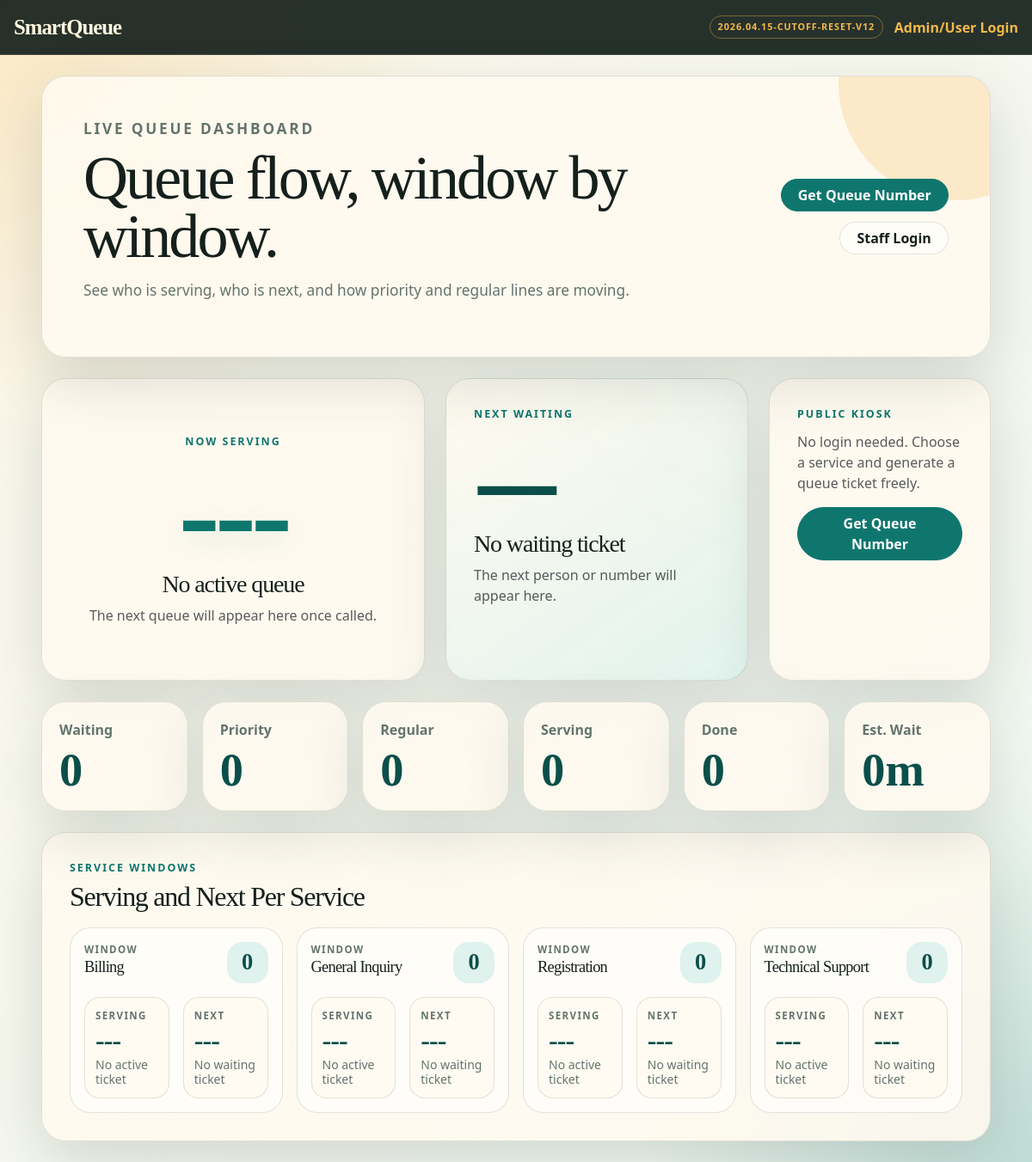
The page / on the database its author committed.
### tables this page shows
CREATE TABLE IF NOT EXISTS services (
    id INT AUTO_INCREMENT PRIMARY KEY,
    service_name VARCHAR(120) NOT NULL UNIQUE,
    status ENUM('active', 'inactive') NOT NULL DEFAULT 'active',
    created_at TIMESTAMP NOT NULL DEFAULT CURRENT_TIMESTAMP,
    updated_at TIMESTAMP NOT NULL DEFAULT CURRENT_TIMESTAMP ON UPDATE CURRENT_TIMESTAMP
);

### functions.php (called while the page is built, shortened)
<?php
function isLoggedIn() {
    return isset($_SESSION['user_id']);
}
function e($value) {
    return htmlspecialchars((string) $value, ENT_QUOTES, 'UTF-8');
}
function asset($path) {
    return $path . '?v=' . rawurlencode(SMARTQUEUE_VERSION);
}
function getSetting($conn, $key, $default = null) {
    $allowed = ['avg_service_time', 'queue_open_time', 'queue_cutoff_time', 'daily_reset_time', 'last_daily_reset_date'];
    $result = $conn->query("SELECT {$key} FROM settings WHERE id = 1 LIMIT 1");
    $row = $result->fetch_assoc();
    return $row[$key] ?? $default;
}
function getCurrentServing($conn) {
    $result = $conn->query("SELECT q.*, s.service_name FROM queue q LEFT JOIN services s ON q.service_id = s.id WHERE q.status = 'serving' AND q.archived_at IS NULL ORDER BY q.served_at ASC, q.id ASC LIMIT 1");
    return $result ? $result->fetch_assoc() : null;
}
function getWaitingCount($conn) {
    $result = $conn->query("SELECT COUNT(*) AS total FROM queue WHERE status = 'waiting' AND archived_at IS NULL");
    $row = $result ? $result->fetch_assoc() : ['total' => 0];
    return (int) ($row['total'] ?? 0);
}
function getNextWaiting($conn, $serviceId = null) {
    if ($serviceId !== null) {
        $stmt = $conn->prepare("SELECT q.*, s.service_name FROM queue q LEFT JOIN services s ON q.service_id = s.id WHERE q.status = 'waiting' AND q.archived_at IS NULL AND q.service_id = ? ORDER BY q.priority_type = 'priority' DESC, q.id ASC LIMIT 1");
        $stmt->bind_param('i', $serviceId);
        $stmt->execute();
        return $stmt->get_result()->fetch_assoc();
    }
    $result = $conn->query("SELECT q.*, s.service_name FROM queue q LEFT JOIN services s ON q.service_id = s.id WHERE q.status = 'waiting' AND q.archived_at IS NULL ORDER BY q.priority_type = 'priority' DESC, q.id ASC LIMIT 1");
    return $result ? $result->fetch_assoc() : null;
}
function getWaitingQueuesByPriority($conn, $priorityType, $limit = 50) {
    $limit = max(1, min(100, (int) $limit));
    $stmt = $conn->prepare("SELECT q.*, s.service_name FROM queue q LEFT JOIN services s ON q.service_id = s.id WHERE q.status = 'waiting' AND q.archived_at IS NULL AND q.priority_type = ? ORDER BY q.id ASC LIMIT {$limit}");
    $stmt->bind_param('s', $priorityType);
    $stmt->execute();
    return $stmt->get_result()->fetch_all(MYSQLI_ASSOC);
}
function getServiceWindows($conn) {
    $services = [];
    $result = $conn->query("SELECT id, service_name, status FROM services WHERE status = 'active' ORDER BY service_name ASC");
    while ($service = $result->fetch_assoc()) {
        $serviceId = (int) $service['id'];
        $servingStmt = $conn->prepare("SELECT q.* FROM queue q WHERE q.service_id = ? AND q.status = 'serving' AND q.archived_at IS NULL ORDER BY q.served_at ASC, q.id ASC LIMIT 1");
        $waitingStmt = $conn->prepare("SELECT COUNT(*) AS total FROM queue WHERE service_id = ? AND status = 'waiting' AND archived_at IS NULL");
        $next = getNextWaiting($conn, $serviceId);
        $serving = null;
        $waitingTotal = 0;
        if ($servingStmt) {
            $servingStmt->bind_param('i', $serviceId);
            $servingStmt->execute();
            $serving = $servingStmt->get_result()->fetch_assoc();
        }
        if ($waitingStmt) {
            $waitingStmt->bind_param('i', $serviceId);
            $waitingStmt->execute();
            $row = $waitingStmt->get_result()->fetch_assoc();
            $waitingTotal = (int) ($row['total'] ?? 0);
        }
        $services[] = [
            'id' => $serviceId,
            'service_name' => $service['service_name'],
            'serving' => $serving,
            'next' => $next,
            'waiting_total' => $waitingTotal,
        ];
    }
    return $services;
}
function getEstimatedTime($conn) {
    $avg = (int) getSetting($conn, 'avg_service_time', 5);
    return getWaitingCount($conn) * max(1, $avg);
}
function getQueueCounts($conn) {
    $counts = ['waiting' => 0, 'serving' => 0, 'done' => 0, 'cancelled' => 0];
    $result = $conn->query("SELECT status, COUNT(*) AS total FROM queue WHERE archived_at IS NULL GROUP BY status");
    return $counts;
}

### index.php (the view, shortened to what this page needs)
<?php
include 'config.php';
include 'functions.php';
$currentServing = getCurrentServing($conn);
$nextWaiting = getNextWaiting($conn);
$waitingCount = getWaitingCount($conn);
$estimatedTime = getEstimatedTime($conn);
$counts = getQueueCounts($conn);
$role = $_SESSION['role'] ?? 'user';
$isStaff = isLoggedIn() && in_array($role, ['admin', 'operator'], true);
$userQueue = (isLoggedIn() && !$isStaff) ? getUserActiveQueue($conn, (int) $_SESSION['user_id']) : null;
$priorityCount = count(getWaitingQueuesByPriority($conn, 'priority', 100));
$regularCount = count(getWaitingQueuesByPriority($conn, 'regular', 100));
$serviceWindows = getServiceWindows($conn);
?>
<!DOCTYPE html>
<html lang="en">
<head>
    <link href="https://cdn.jsdelivr.net/npm/bootstrap@5.3.3/dist/css/bootstrap.min.css" rel="stylesheet">
    <link rel="stylesheet" href="<?= e(asset('style.css')) ?>">
</head>
<body>
<nav class="navbar navbar-expand-lg app-nav px-3">
    <a class="navbar-brand" href="index.php">SmartQueue</a>
    <div class="ms-auto nav-user">
        <span class="version-badge"><?= e(SMARTQUEUE_VERSION) ?></span>
        <?php if (isLoggedIn()): ?>
            <?= e($_SESSION['full_name']) ?>
            <a href="logout.php">Logout</a>
        <?php else: ?>
            <a href="login.php">Admin/User Login</a>
        <?php endif; ?>
    </div>
</nav>
<main class="container-fluid py-4 px-lg-5">
    <section class="hero-panel mb-4">
        <div>
            <p class="eyebrow">Live Queue Dashboard</p>
            <h1>Queue flow, window by window.</h1>
            <p>See who is serving, who is next, and how priority and regular lines are moving.</p>
        </div>
        <div class="hero-actions">
            <a href="get_number.php" class="btn btn-brand">Get Queue Number</a>
            <?php if (isLoggedIn() && ($role === 'admin' || $role === 'operator')): ?>
                <a href="admin_dashboard.php" class="btn btn-ghost">Manage Queue</a>
            <?php elseif (isLoggedIn()): ?>
                <a href="user_dashboard.php" class="btn btn-ghost">My Dashboard</a>
            <?php else: ?>
                <a href="login.php" class="btn btn-ghost">Staff Login</a>
            <?php endif; ?>
        </div>
    </section>
    <div class="row g-4 mb-4">
        <div class="col-xl-5">
            <section class="panel-card now-serving-card text-center h-100">
                <p class="eyebrow">Now Serving</p>
                <div class="queue-number display-number">
                    <?= $currentServing ? e(queueTicket($currentServing)) : '---' ?>
                </div>
                <h3><?= $currentServing ? e($currentServing['name']) : 'No active queue' ?></h3>
                <p class="text-muted mb-0"><?= $currentServing ? e($currentServing['service_name'] ?? 'General Service') . ' / ' . e(priorityLabel($currentServing['priority_type'])) : 'The next queue will appear here once called.' ?></p>
            </section>
        </div>
        <div class="col-xl-4">
            <section class="panel-card next-ticket-card h-100">
                <p class="eyebrow">Next Waiting</p>
                <?php if ($nextWaiting): ?>
                    <div class="next-ticket-number"><?= e(queueTicket($nextWaiting)) ?></div>
                    <h3><?= e($nextWaiting['name']) ?></h3>
                    <p class="mb-2"><?= e($nextWaiting['service_name'] ?? 'Service') ?></p>
                    <span class="priority-chip <?= $nextWaiting['priority_type'] === 'priority' ? 'priority-chip-hot' : '' ?>"><?= e(priorityLabel($nextWaiting['priority_type'])) ?></span>
                <?php else: ?>
                    <div class="next-ticket-number">---</div>
                    <h3>No waiting ticket</h3>
                    <p class="text-muted mb-0">The next person or number will appear here.</p>
                <?php endif; ?>
            </section>
        </div>
        <div class="col-xl-3">
            <section class="panel-card h-100">
                <p class="eyebrow"><?= $isStaff ? 'Staff Control' : (isLoggedIn() ? 'Your Ticket' : 'Public Kiosk') ?></p>
                <?php if ($isStaff): ?>
                    <p class="text-muted">Admin and operator accounts are for queue control only. Public tickets stay separate from staff names.</p>
                    <a href="admin_dashboard.php" class="btn btn-brand w-100 mb-2">Open Control</a>
                    <a href="get_number.php" class="btn btn-ghost w-100">Public Ticket Kiosk</a>
                <?php elseif (isLoggedIn()): ?>
                    <p class="text-muted">You do not have an active queue yet.</p>
                    <a href="get_number.php" class="btn btn-brand w-100">Get a Number</a>
                <?php else: ?>
                    <p class="text-muted">No login needed. Choose a service and generate a queue ticket freely.</p>
                    <a href="get_number.php" class="btn btn-brand w-100">Get Queue Number</a>
                <?php endif; ?>
            </section>
        </div>
    </div>
    <div class="row g-3 mb-4">
        <div class="col-md-2 col-6"><div class="metric-card"><span>Waiting</span><strong><?= $waitingCount ?></strong></div></div>
        <div class="col-md-2 col-6"><div class="metric-card"><span>Priority</span><strong><?= $priorityCount ?></strong></div></div>
        <div class="col-md-2 col-6"><div class="metric-card"><span>Regular</span><strong><?= $regularCount ?></strong></div></div>
        <div class="col-md-2 col-6"><div class="metric-card"><span>Serving</span><strong><?= $counts['serving'] ?></strong></div></div>
        <div class="col-md-2 col-6"><div class="metric-card"><span>Done</span><strong><?= $counts['done'] ?></strong></div></div>
        <div class="col-md-2 col-6"><div class="metric-card"><span>Est. Wait</span><strong><?= $estimatedTime ?>m</strong></div></div>
    </div>
    <section class="panel-card">
        <div class="d-flex flex-wrap align-items-center justify-content-between gap-2 mb-3">
            <div>
                <p class="eyebrow mb-1">Service Windows</p>
                <h2 class="mb-0">Serving and Next Per Service</h2>
            </div>
        </div>
        <div class="service-window-grid dashboard-window-grid">
            <?php if (count($serviceWindows) > 0): ?>
                <?php foreach ($serviceWindows as $window): ?>
                    <article class="service-window-card">
                        <div class="service-window-head">
                            <div>
                                <span>Window</span>
                                <h3><?= e($window['service_name']) ?></h3>
                            </div>
                            <strong><?= e($window['waiting_total']) ?></strong>
                        </div>
                        <div class="window-slots">
                            <div>
                                <span>Serving</span>
                                <strong><?= $window['serving'] ? e(queueTicket($window['serving'])) : '---' ?></strong>
                                <small><?= $window['serving'] ? e($window['serving']['name']) : 'No active ticket' ?></small>
                            </div>
                            <div>
                                <span>Next</span>
                                <strong><?= $window['next'] ? e(queueTicket($window['next'])) : '---' ?></strong>
                                <small><?= $window['next'] ? e(priorityLabel($window['next']['priority_type'])) : 'No waiting ticket' ?></small>
                            </div>
                        </div>
                    </article>
                <?php endforeach; ?>
            <?php else: ?>
                <p class="text-muted mb-0">No active services yet.</p>
            <?php endif; ?>
        </div>
    </section>
</main>
</body>
</html>

### rows shown on the page
services: service_name "Billing", waiting_total "0"
services: service_name "General Inquiry", waiting_total "0"
services: service_name "Registration", waiting_total "0"
services: service_name "Technical Support", waiting_total "0"

### other values the page prints
SMARTQUEUE_VERSION "2026.04.15-CUTOFF-RESET-V12"
$waitingCount "0"
$priorityCount "0"
$regularCount "0"
$counts['serving'] "0"
$counts['done'] "0"
$estimatedTime "0"
